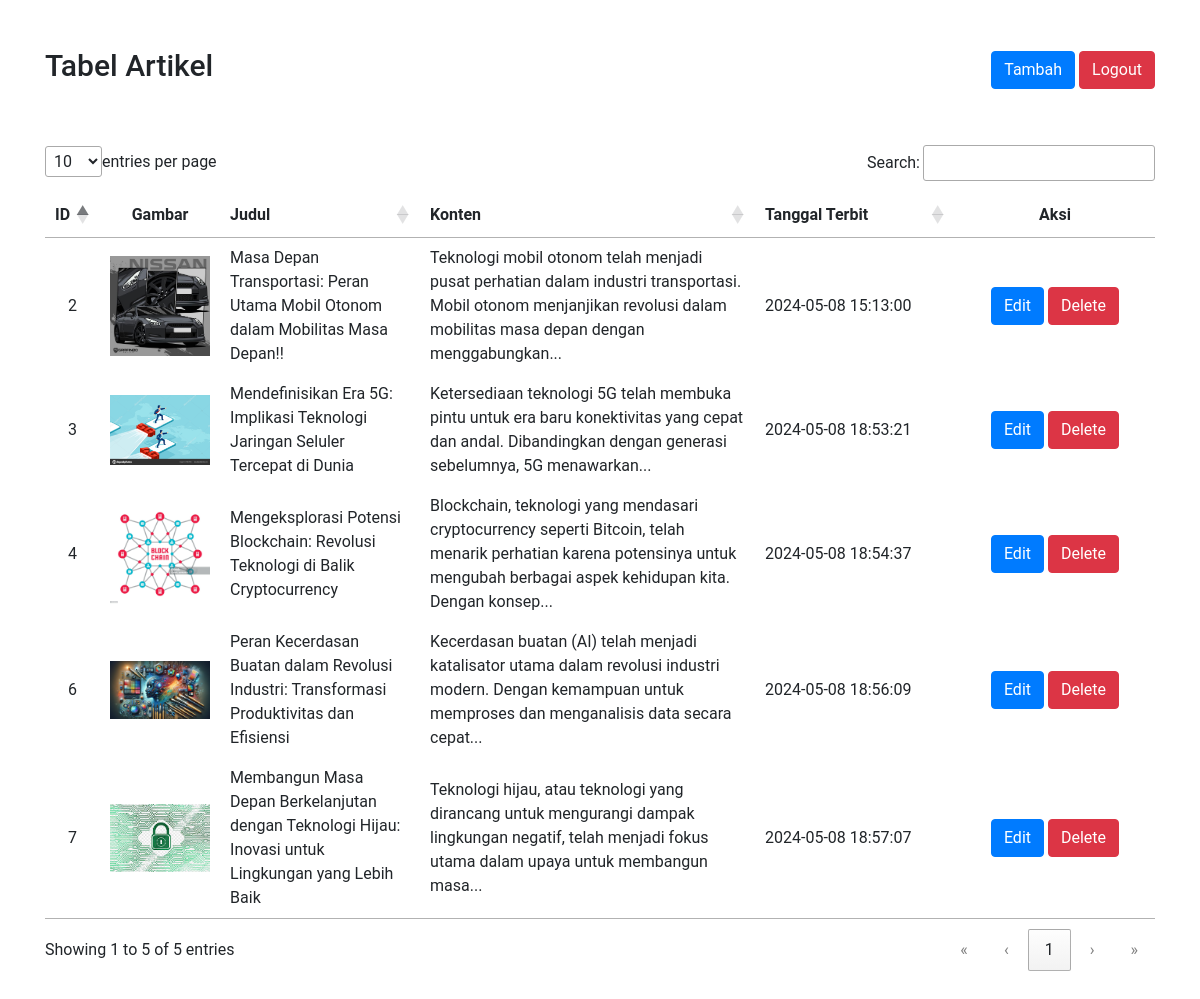
The page /admin (signed in) on the database its author committed.
### tables this page shows
CREATE TABLE `articles` (
  `id` int NOT NULL,
  `title` varchar(255) NOT NULL,
  `content` text NOT NULL,
  `image_path` text NOT NULL,
  `created_at` datetime NOT NULL
);

### controllers/getArticleController.php (called while the page is built)
<?php
include_once "connect.php";
$query = "SELECT * FROM articles";
$result = mysqli_query($connect, $query);
$articles = [];
if (mysqli_num_rows($result) > 0) {
    while ($row = mysqli_fetch_assoc($result)) {
        $articles[] = $row;
    }
}

### admin/index.php (the view, shortened to what this page needs)
<?php
require_once $_SERVER['DOCUMENT_ROOT'] . "/utils/authenticate.php";
require_once $_SERVER['DOCUMENT_ROOT'] . "/controllers/getArticleController.php";
?>
<!DOCTYPE html>
<html lang="en">
<head>
    <link rel="stylesheet" href="../assets/css/datatables.min.css">
    <link rel="stylesheet" href="../assets/css/bootstrap.min.css">
</head>
<body>
    <main>
        <section class="container py-5">
            <div class="mb-5 d-flex justify-content-between" style="align-items: center; width: 100%">
                <h1 style="font-size: 30px">Tabel Artikel</h1>
                <div>
                    <a href="/admin/add" class="btn btn-primary">Tambah</a>
                    <form action="/controllers/LogoutController.php" method="POST" style="display: inline;">
                        <button type="submit" class="btn btn-danger">Logout</button>
                    </form>
                </div>
            </div>
            <table id="myTable">
                <thead>
                    <tr>
                        <th>ID</th>
                        <th data-orderable="false" class="text-center">Gambar</th>
                        <th width="200px">Judul</th>
                        <th>Konten</th>
                        <th width="200px">Tanggal Terbit</th>
                        <th width="200px" class="text-center" data-orderable="false">Aksi</th>
                    </tr>
                </thead>
                <tbody>
                    <?php foreach ($articles as $article): ?>
                        <tr>
                            <td class="text-center"><?= $article['id'] ?></td>
                            <td><img src="../assets/images/uploads/<?= $article['image_path'] ?>"
                                    alt="<?= $article['title'] ?>-img" width="100"></td>
                            <td><?= $article['title'] ?></td>
                            <td>
                                <?php
                                $text = $article['content'];
                                $words = explode(' ', $text);
                                $limited_words = array_slice($words, 0, 20);
                                $limited_text = implode(' ', $limited_words);
                                echo "<p class='card-text'>$limited_text...</p>";
                                ?>
                            </td>
                            <td><?= $article['created_at'] ?></td>
                            <td class="text-center">
                                <a class="btn btn-primary text-white" href="/admin/edit?id=<?= $article['id'] ?>">Edit</a>
                                <form action="../../controllers/deleteArticleController.php" style="display: inline;"
                                    method="POST">
                                    <button class="btn btn-danger">Delete</button>
                                </form>
                            </td>
                        </tr>
                    <?php endforeach; ?>
                </tbody>
            </table>
        </section>
    </main>
</body>
</html>

### rows shown on the page
articles: id "2", image_path (picture), title "Masa Depan Transportasi: Peran Utama Mobil Otonom dalam Mobilitas Masa Depan!!", limited_text "Teknologi mobil otonom telah menjadi pusat perhatian dalam industri transportasi. Mobil otonom menjanjikan revolusi dalam mobilitas masa depan dengan menggabungkan", created_at "2024-05-08 15:13:00"
articles: id "3", image_path (picture), title "Mendefinisikan Era 5G: Implikasi Teknologi Jaringan Seluler Tercepat di Dunia", limited_text "Ketersediaan teknologi 5G telah membuka pintu untuk era baru konektivitas yang cepat dan andal. Dibandingkan dengan generasi sebelumnya, 5G menawarkan", created_at "2024-05-08 18:53:21"
articles: id "4", image_path (picture), title "Mengeksplorasi Potensi Blockchain: Revolusi Teknologi di Balik Cryptocurrency", limited_text "Blockchain, teknologi yang mendasari cryptocurrency seperti Bitcoin, telah menarik perhatian karena potensinya untuk mengubah berbagai aspek kehidupan kita. Dengan konsep", created_at "2024-05-08 18:54:37"
articles: id "6", image_path (picture), title "Peran Kecerdasan Buatan dalam Revolusi Industri: Transformasi Produktivitas dan Efisiensi", limited_text "Kecerdasan buatan (AI) telah menjadi katalisator utama dalam revolusi industri modern. Dengan kemampuan untuk memproses dan menganalisis data secara cepat", created_at "2024-05-08 18:56:09"
articles: id "7", image_path (picture), title "Membangun Masa Depan Berkelanjutan dengan Teknologi Hijau: Inovasi untuk Lingkungan yang Lebih Baik", limited_text "Teknologi hijau, atau teknologi yang dirancang untuk mengurangi dampak lingkungan negatif, telah menjadi fokus utama dalam upaya untuk membangun masa", created_at "2024-05-08 18:57:07"
